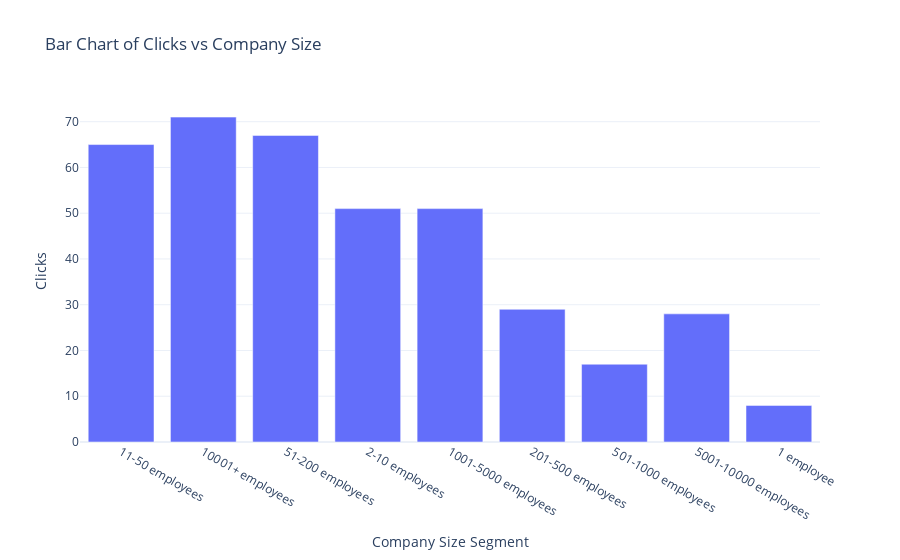

The notebook cell saved with this chart:
### Code cell
fig4.show()

### Figure 1 — Plotly figure (JSON) as saved in the notebook; plotly's stock layout.template omitted (floating-point values rounded to 4 significant figures)
{"data": [{"alignmentgroup": "True", "hovertemplate": "Company Size Segment=%{x}<br>Clicks=%{y}<extra></extra>", "legendgroup": "", "marker": {"color": "#636efa"}, "name": "", "offsetgroup": "", "orientation": "v", "showlegend": false, "textposition": "auto", "type": "bar", "x": ["11-50 employees", "10001+ employees", "51-200 employees", "2-10 employees", "1001-5000 employees", "201-500 employees", "501-1000 employees", "5001-10000 employees", "1 employee"], "xaxis": "x", "y": [65, 71, 67, 51, 51, 29, 17, 28, 8], "yaxis": "y"}], "layout": {"barmode": "relative", "legend": {"tracegroupgap": 0}, "title": {"text": "Bar Chart of Clicks vs Company Size"}, "xaxis": {"anchor": "y", "domain": [0, 1], "title": {"text": "Company Size Segment"}}, "yaxis": {"anchor": "x", "domain": [0, 1], "title": {"text": "Clicks"}}}}
